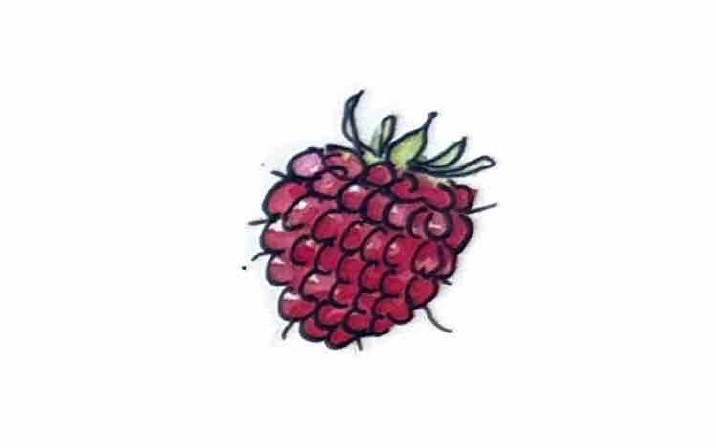
#> input picture flashcards/front/flashcard_page_10.jpg, 716 x 448 px, given in place of flashcard_page_21.png, which was not available
$ jupyter execute --allow-errors flashcard_opencv.ipynb
#> lines starting #> are read from the running program, lines starting #| are printed output that depends on the picture; after the words box and inside, x2 and y2 are one past the last pixel; in counts of white or black regions, pixels touching at a corner belong together; pictures that were not available may be replaced by others from this repository, and a replacement may not be noted
[cell 1]
# pip install pillow opencv-python numpy matplotlib

from PIL import Image
import cv2
import numpy as np
import matplotlib.pyplot as plt
import os

# === Bildpfad anpassen ===
SRC = "C:\\Users\\edson\\Downloads\\Flashcard_Projekt\\images\\flashcard_page_21.png"   # <-- HIER dein Bildpfad einsetzen"

# Bild laden
img_pil = Image.open(SRC).convert("RGB")
#> img_pil is the input picture: PIL image 716x448 RGB; mean R, G, B 237.3, 230.8, 233.6
img = cv2.cvtColor(np.array(img_pil), cv2.COLOR_RGB2BGR)

# Anzeige Original
plt.figure(figsize=(8,10))
plt.imshow(img_pil)
plt.title("Original")
plt.axis("off")

[cell 2]
# --- STEP 1: Preprocess ---

gray = cv2.cvtColor(img, cv2.COLOR_BGR2GRAY)
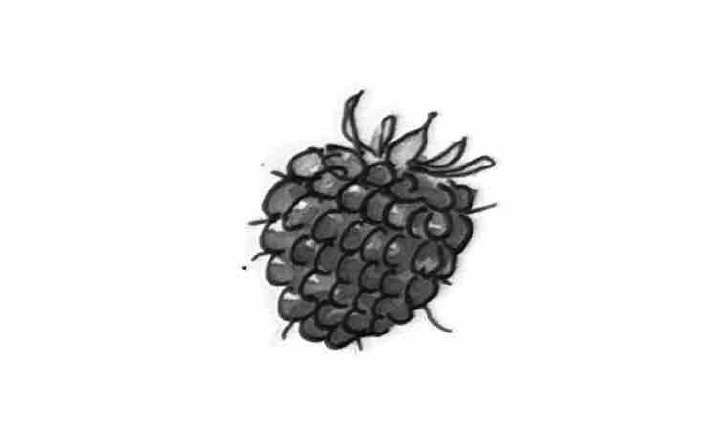
#> gray: shape (448, 716); min 1, max 255, mean 233

adaptive = cv2.adaptiveThreshold(
    gray,
    255,
    cv2.ADAPTIVE_THRESH_MEAN_C,
    cv2.THRESH_BINARY_INV,
    15,
    10
)
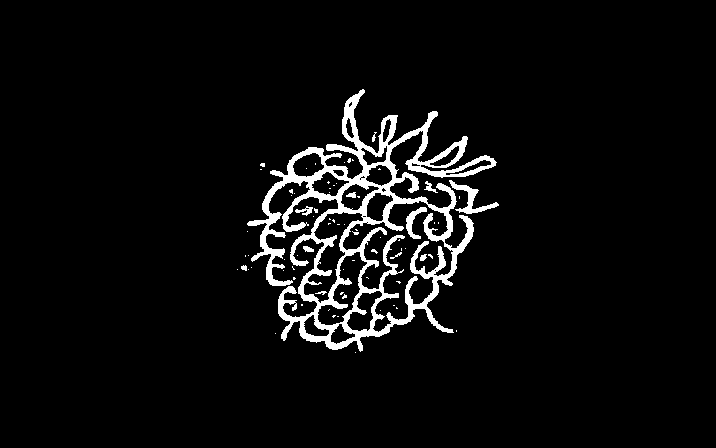
#> adaptive: shape (448, 716); 5% white; 74 white regions (62 under 20 px), largest, box (x1, y1, x2, y2) and area: (247, 89, 497, 352) 14659, (449, 180, 499, 214) 436, (406, 207, 427, 239) 240

plt.imshow(adaptive, cmap="gray")
plt.title("Adaptive Threshold")
plt.axis("off")

[cell 3]
# --- STEP 2: dilation of grayscale image to merge nearby image + text into one shape ---

# Smaller kernel to avoid over-merge
kernel = cv2.getStructuringElement(cv2.MORPH_RECT, (12, 10))

closed = cv2.morphologyEx(adaptive, cv2.MORPH_CLOSE, kernel)
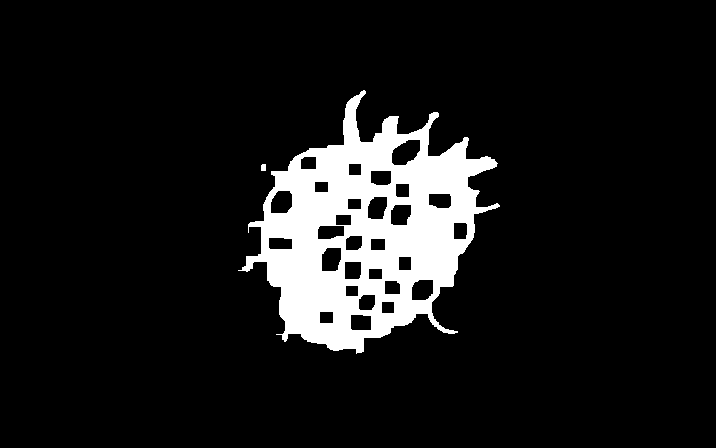
#> closed: shape (448, 716); 9.8% white; 2 white regions

plt.imshow(closed, cmap="gray")
plt.title("After Morphological Close")
plt.axis("off")

[cell 4]
# --- STEP 3: Contour Detection ---

contours, _ = cv2.findContours(
    closed,
    cv2.RETR_EXTERNAL,
    cv2.CHAIN_APPROX_SIMPLE
)
#> contours = 2 contours; box (x1, y1, x2, y2) and area: (238, 90, 500, 354) 37366, (261, 164, 266, 171) 24

img_draw = img.copy()

# Draw all bounding boxes
cluster_boxes = []

for cnt in contours:
    x, y, w, h = cv2.boundingRect(cnt)

    if w * h > 5000:   # Filter small noise
        cluster_boxes.append((x, y, w, h))
        cv2.rectangle(
            img_draw,
            (x, y),
            (x + w, y + h),
            (0, 255, 0),
            2
        )
#> this loop made 2 passes
#> (x, y, w, h) on passes 1 to 2: (261, 164, 5, 7), (238, 90, 262, 264)
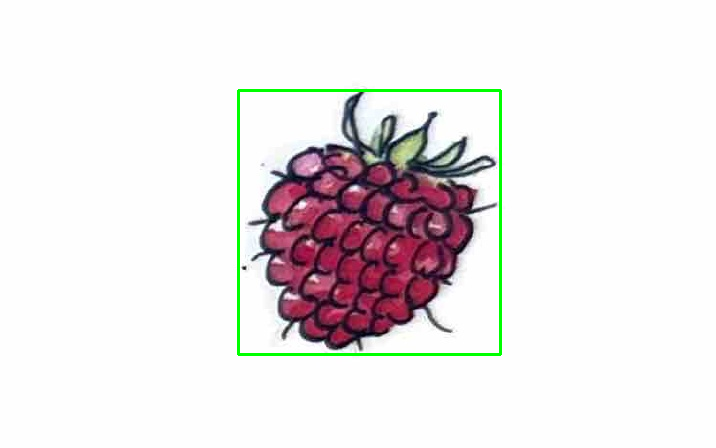
#> img_draw: shape (448, 716, 3); mean B, G, R 231.1, 230.8, 234.8
#> after the loop, cluster_boxes = [(238, 90, 262, 264)]

plt.figure(figsize=(10,12))
plt.imshow(cv2.cvtColor(img_draw, cv2.COLOR_BGR2RGB))
plt.title("Merged Image + Caption Bounding Boxes")
plt.axis("off")

[cell 5]
import math

#> (the rest of this cell did not finish here and is left out)

[cell 6]
import cv2
import os

# ===== 1. Ordnerpfade =====
input_folder = "cards"  # Hier liegen deine 177 ausgeschnittenen Karten
output_front = "flashcards/front"
output_back = "flashcards/back"

os.makedirs(output_front, exist_ok=True)
os.makedirs(output_back, exist_ok=True)

# ===== 2. Alle Karten durchgehen =====
for filename in os.listdir(input_folder):
    if filename.endswith(".png") or filename.endswith(".jpg"):

        path = os.path.join(input_folder, filename)

        # Bild mit OpenCV laden
        img = cv2.imread(path)

        if img is None:
            continue

        height, width, _ = img.shape
#> height = 448; width = 716

        # ===== 3. Karte horizontal teilen =====
        split_point = int(height * 0.7)
#> split_point = 313

        front = img[0:split_point, 0:width]          # oberer Teil (Bild)
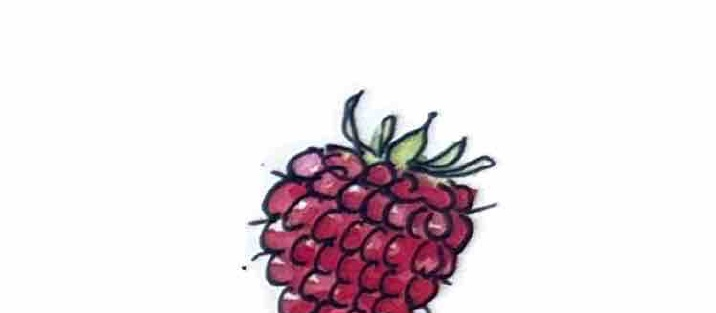
#> front: shape (313, 716, 3); mean B, G, R 227.7, 224.1, 232.5
        back = img[split_point:height, 0:width]      # unterer Teil (Text)
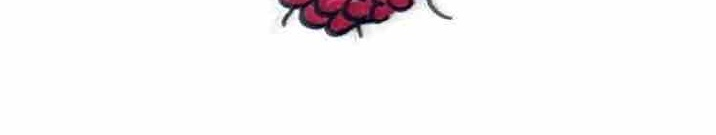
#> back: shape (135, 716, 3); mean B, G, R 247.2, 246.3, 248.2

        # ===== 4. Speichern =====
        cv2.imwrite(os.path.join(output_front, filename), front)
        cv2.imwrite(os.path.join(output_back, filename), back)

print("Fertig ✅ Flashcards wurden erstellt.")

[cell 7]
import os
from PIL import Image, ImageDraw

# ==============================
# 1️⃣ Einstellungen
# ==============================

# A4 Größe in Pixel (300 DPI)
A4_W, A4_H = 2480, 3508

COLS = 3
ROWS = 3

MARGIN_X = 150
MARGIN_Y = 200

GAP_X = 20
GAP_Y = 20

# Karten-Zielgröße (alle gleich!)
CARD_W = (A4_W - 2*MARGIN_X - (COLS-1)*GAP_X) // COLS
CARD_H = (A4_H - 2*MARGIN_Y - (ROWS-1)*GAP_Y) // ROWS

# Ordner
FRONT_FOLDER = "flashcards/front"
BACK_FOLDER  = "flashcards/back"

OUTPUT_FRONT = "print_pages/front"
OUTPUT_BACK  = "print_pages/back"

os.makedirs(OUTPUT_FRONT, exist_ok=True)
os.makedirs(OUTPUT_BACK, exist_ok=True)


# ==============================
# 2️⃣ Hilfsfunktion: Karte anpassen
# ==============================

# [51 lines left out: functions resize_and_pad, draw_cut_lines, not called in this run]


# ==============================
# 4️⃣ Seiten generieren
# ==============================

def make_pages(input_folder, output_folder):

#> called with input_folder = 'flashcards/front', output_folder = 'print_pages/front'
    files = sorted([
        f for f in os.listdir(input_folder)
        if f.endswith(".png") or f.endswith(".jpg")
    ])

    images = [resize_and_pad(Image.open(os.path.join(input_folder, f)))
              for f in files]

    page_number = 1

    for i in range(0, len(images), 9):

        page = Image.new("RGB", (A4_W, A4_H), "white")

        for idx, img in enumerate(images[i:i+9]):

            row = idx // COLS
            col = idx % COLS

            x = MARGIN_X + col * (CARD_W + GAP_X)
            y = MARGIN_Y + row * (CARD_H + GAP_Y)

            page.paste(img, (x, y))

        # ✂ Schneidelinien zeichnen
        draw_cut_lines(page)

        page.save(os.path.join(output_folder, f"page_{page_number}.png"))
        page_number += 1


# ==============================
# 5️⃣ Front + Back erzeugen
# ==============================

make_pages(FRONT_FOLDER, OUTPUT_FRONT)
make_pages(BACK_FOLDER, OUTPUT_BACK)

print("Fertig ✅ Druckseiten wurden erstellt.")

[cell 8]
import os
import math
from PIL import Image, ImageDraw, ImageOps
import re

# =========================
# 0) EINSTELLUNGEN
# =========================
FRONT_DIR = r"flashcards/front"
BACK_DIR  = r"flashcards/back"
OUT_DIR   = r"print_pages"
os.makedirs(OUT_DIR, exist_ok=True)

# A4 bei 300 DPI
DPI = 300
A4_W, A4_H = 2480, 3508  # px @300dpi

MARGIN = 140             # Rand in px
GAP = 0                  # Abstand zwischen Karten (0 = direkt an Linie)
DRAW_GRID = True
GRID_WIDTH = 2           # Linienbreite

# Karte in Zelle: "contain" = ganzes Bild sichtbar, ggf. weiße Ränder
# "cover"   = füllt Zelle komplett, ggf. wird etwas abgeschnitten (zoom/crop)
FIT_MODE = "contain"     # "contain" oder "cover"

# Falls die Rückseite bei dir IMMER auf dem Kopf rauskommt:
ROTATE_BACK_180 = False  # True/False


# =========================
# 1) HELFER: SORTIERUNG
# =========================
def natural_key(s):
    return [int(t) if t.isdigit() else t.lower() for t in re.split(r"(\d+)", s)]

def list_images(folder):
    files = [f for f in os.listdir(folder) if f.lower().endswith((".png", ".jpg", ".jpeg"))]
    files.sort(key=natural_key)
    return files


# =========================
# 2) HELFER: Bild in Zelle setzen
# =========================
# [68 lines left out: functions place_into_cell, build_grid_page, not called in this run]


# =========================
# 4) Mapping für Rückseite (Alignment!)
# =========================
# Positionen 0..8:
# 0 1 2
# 3 4 5
# 6 7 8

# Für "an langer Kante wenden" (book flip):
# Rückseite muss LINKS/RECHTS gespiegelt werden, damit nach dem Umdrehen die Karte passt.
MAP_MIRROR_COLS = [
    2,1,0,
    5,4,3,
    8,7,6
]

# Für "an kurzer Kante wenden" (top flip):
# Rückseite muss OBEN/UNTEN gespiegelt werden
MAP_MIRROR_ROWS = [
    6,7,8,
    3,4,5,
    0,1,2
]


# =========================
# 5) ALLE SEITEN ERZEUGEN + PDF BAUEN
# =========================
front_files = list_images(FRONT_DIR)
back_files  = list_images(BACK_DIR)

# Sicherstellen: gleiche Anzahl & gleiche Reihenfolge (wichtig!)
n = min(len(front_files), len(back_files))
front_files = front_files[:n]
back_files  = back_files[:n]

front_paths = [os.path.join(FRONT_DIR, f) for f in front_files]
back_paths  = [os.path.join(BACK_DIR,  f) for f in back_files]

# In 9er Blöcke
chunks = math.ceil(n / 9)

long_edge_pages = []
short_edge_pages = []

for i in range(chunks):
    start = i*9
    end   = min((i+1)*9, n)

    front_chunk = front_paths[start:end]
    back_chunk  = back_paths[start:end]

    # Frontseite (normal)
    out_front = os.path.join(OUT_DIR, f"sheet_{i+1:03d}_front.jpg")
    build_grid_page(front_chunk, out_front, grid_map=list(range(9)), rotate_all_180=False)

    # Rückseite – Variante A: lange Kante (Spalten spiegeln)
    out_back_long = os.path.join(OUT_DIR, f"sheet_{i+1:03d}_back_LONG.jpg")
    build_grid_page(
        back_chunk,
        out_back_long,
        grid_map=MAP_MIRROR_COLS,
        rotate_all_180=ROTATE_BACK_180
    )

    # Rückseite – Variante B: kurze Kante (Reihen spiegeln)
    out_back_short = os.path.join(OUT_DIR, f"sheet_{i+1:03d}_back_SHORT.jpg")
    build_grid_page(
        back_chunk,
        out_back_short,
        grid_map=MAP_MIRROR_ROWS,
        rotate_all_180=ROTATE_BACK_180
    )

    # Seiten sammeln (Front dann Back)
    long_edge_pages.append(Image.open(out_front).convert("RGB"))
    long_edge_pages.append(Image.open(out_back_long).convert("RGB"))

    short_edge_pages.append(Image.open(out_front).convert("RGB"))
    short_edge_pages.append(Image.open(out_back_short).convert("RGB"))

# PDFs speichern (multipage)
pdf_long  = os.path.join(OUT_DIR, "print_long_edge.pdf")
pdf_short = os.path.join(OUT_DIR, "print_short_edge.pdf")

if long_edge_pages:
    long_edge_pages[0].save(pdf_long, save_all=True, append_images=long_edge_pages[1:])
if short_edge_pages:
    short_edge_pages[0].save(pdf_short, save_all=True, append_images=short_edge_pages[1:])

print("Fertig ✅")
print("PDF (lange Kante): ", pdf_long)
#| PDF (lange Kante):  print_pages/print_long_edge.pdf
print("PDF (kurze Kante): ", pdf_short)
#| PDF (kurze Kante):  print_pages/print_short_edge.pdf
